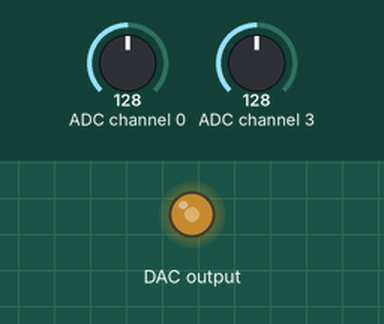
The program below on a simulated Raspberry Pi (BCM pin numbers). On the bench: output pins drawn as LEDs (lit = HIGH). Inputs (shaded band) come from the test bench; at power-on: ADC channel 3 = 128, ADC channel 0 = 128 (analog values on the 0–255 scale). Library files of the repository ran but are not shown: PCF8591.py; what the program prints to the terminal is not drawn.

Above: at 1.2 s.
1.3 s: ADC channel 3 set to 178
At 2.5 s:
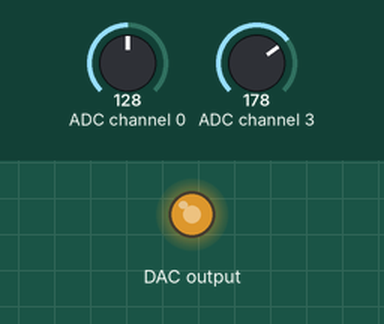
2.8 s: ADC channel 3 set to 224
At 3.7 s:
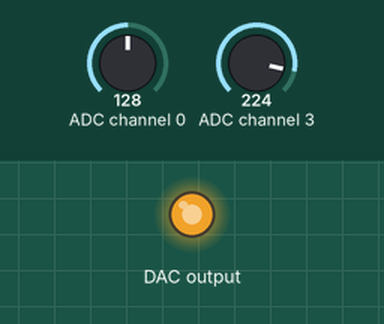
4.3 s: ADC channel 3 set to 30
At 4.9 s:
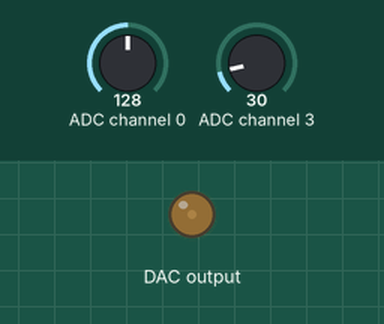
5.8 s: ADC channel 3 set to 0
At 7.2 s:
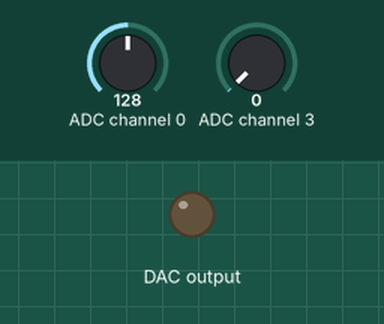
Timing chart, 0 to 8.3 s (numbered marks = the images above; inputs shaded):
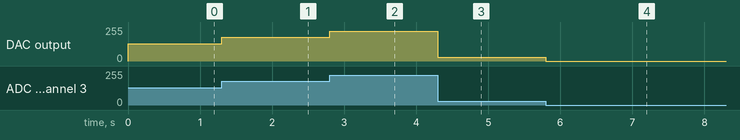

The program:

13_pcf8591.py
```python
#!/usr/bin/env python
import PCF8591 as ADC

def setup():
	ADC.setup(0x48)

def loop():
	while True:
		print ADC.read(0)
		ADC.write(ADC.read(3))

def destroy():
	ADC.write(0)

if __name__ == "__main__":
	try:
		setup()
		loop()
	except KeyboardInterrupt:
		destroy()
```

Measured:
- after the input at 1.3 s, DAC output: 128/255 → 178/255 at once
- after the input at 2.8 s, DAC output: 178/255 → 224/255 at once
- after the input at 4.3 s, DAC output: 224/255 → 30/255 at once
- after the input at 5.8 s, DAC output: 30/255 → 0/255 at once
